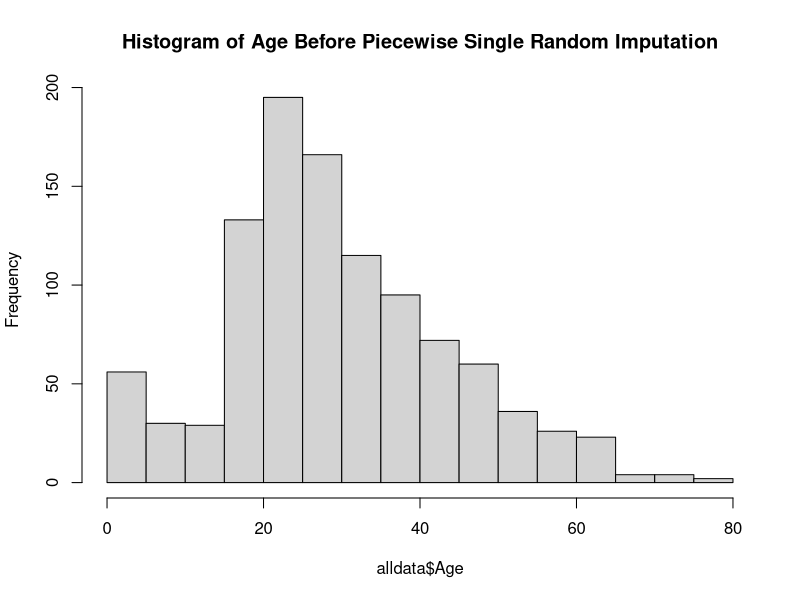
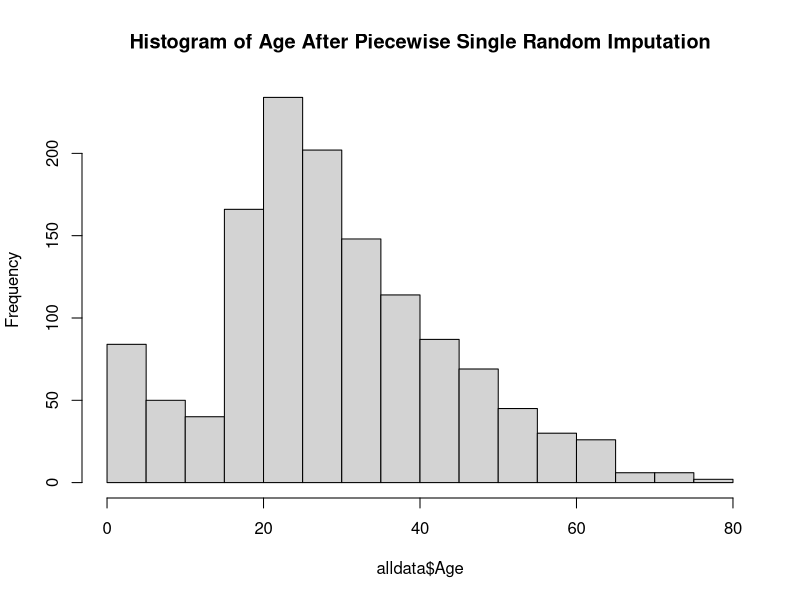

These charts were generated, in order, by the following R code: (Note: this script raises an error after producing the figures.)
#R code for chapter 9 of DSILT: Statistics

setwd("/home/dsilt/Desktop/dsilt-stats-code/01-05 and 09 Titanic Survival Prediction")

train <- read.csv("train_clean.csv", header=T)
test <- read.csv("test_clean.csv", header=T)
train$Set <- 'train'
test$Set <- 'test'
alldata <- rbind(train[,-which(colnames(train) %in% 'Survived')], test)

#-------------------------------------------------------------------------------------------------#
#-----------------------------------Final Feature Engineering-------------------------------------#
#-------------------------------------------------------------------------------------------------#

str(alldata)
head(alldata)

#Add calculated family size (siblings + spouse + parents + children + 1 for self)
alldata$Family_Size <- alldata$SibSp + alldata$Parch + 1

#Add simple binary variable to indicate whether a passenger had a family
alldata$Has_Family <- as.factor(ifelse(alldata$Family_Size > 1, 1, 0))

#Isolate titles from names
alldata$Name <- as.character(alldata$Name)
alldata$Title <- sapply(alldata$Name, FUN=function(x) {strsplit(x, split='[,.]')[[1]][2]})
#Remove the first space in the title
alldata$Title <- sub(' ', '', alldata$Title)

table(alldata$Title)

#Combine similar titles that mean the same thing
alldata$Title[alldata$Title %in% c('Dona', 'Jonkheer', 'Lady', 'Mlle', 'Mme', 'the Countess')] <- 'Mme'
alldata$Title[alldata$Title %in% c('Capt', 'Col', 'Don', 'Sir', 'Major')] <- 'Sir'
alldata$Title[alldata$Title %in% c('Miss', 'Ms')] <- 'Miss'
alldata$Title <- factor(alldata$Title)

alldata$Missing_Age <- ifelse(is.na(alldata$Age), 1, 0)

#Create distributions to sample from, and then perform piecewise single random imputation
age_dist_child <- alldata[!is.na(alldata$Age) & alldata$Age < 16, 'Age']
age_dist_adult <- alldata[!is.na(alldata$Age) & alldata$Age >= 16, 'Age']

hist(alldata$Age, main="Histogram of Age Before Piecewise Single Random Imputation")
alldata[is.na(alldata$Age) & alldata$Title %in% c('Master', 'Miss'), 'Age'] <- sapply(alldata[is.na(alldata$Age) & alldata$Title %in% c('Master', 'Miss'), 'Age'], FUN=function(x) {sample(age_dist_child, 1)})
alldata[is.na(alldata$Age), 'Age'] <- sapply(alldata[is.na(alldata$Age), 'Age'], FUN=function(x) {sample(age_dist_adult, 1)})
hist(alldata$Age, main="Histogram of Age After Piecewise Single Random Imputation")

#Child indicator
alldata$Is_Child <- ifelse(alldata$Age < 16, 1, 0)

#Dummy encode title - be sure to set fullRank=T to dummy encode instead of one-hot
library(caret)
dummies <- dummyVars( " ~ Title", data=alldata, fullRank=T)
dummyenc <- data.frame(predict(dummies, newdata=alldata))
alldata <- cbind(alldata, dummyenc)
colnames(alldata) <- gsub("[.]", "_", colnames(alldata))
rm('dummies', 'dummyenc')

#Remove the title column and one column from each group of the one-hot encoded column groups
alldata$Title <- NULL
alldata$Sex_female <- NULL
alldata$Embarked_C <- NULL
alldata$DeckA <- NULL

#Split back into training and test sets
train_clean_feats <- alldata[alldata$Set=='train',]
train_clean_feats$Set <- NULL
train_clean_feats$Survived <- train$Survived
test_clean_feats <- alldata[alldata$Set=='test',]
test_clean_feats$Set <- NULL
write.csv(train_clean_feats, file="train_clean_feats.csv", row.names=F)
write.csv(test_clean_feats, file="test_clean_feats.csv", row.names=F)

#-------------------------------------------------------------------------------------------------#
#--------------------------------------Logistic Regression----------------------------------------#
#-------------------------------------------------------------------------------------------------#

train <- read.csv("train_clean_feats.csv", header=T)
test <- read.csv("test_clean_feats.csv", header=T)
rm('train_clean_feats', 'test_clean_feats', 'age_dist_child', 'age_dist_adult')

######
#Testing assumptions

#Are all predictors quantitative or categorical with no more than 2 categories?
str(train)  #Oops!  Forgot to get rid of name
train$Name <- NULL
test$Name <- NULL
str(train)  #Yes - assumption met
str(test)   #Yes - assumption met

#Is there a linear relationship between the predictors and the logit?
#Cannot tell yet - need to build the model to get the observed vs predicted probabilities

#Is there multicollinearity among the predictors?
corm <- cor(train, use="pairwise.complete.obs")  
library(corrplot)
corrplot(corm, method="circle")    #Possible problems here

#Are the residuals homoskedastic?
#Cannot tell yet - need to build the model to get the residuals

#Are the residuals autocorrelated?
#Cannot tell yet - need to build the model to get the residuals

######
#Modeling

#Build logit model
logistic_reg <- glm(Survived ~ ., family=binomial(link='logit'), data=train)
summary(logistic_reg)

#Get rid of the highly correlated variables and try again
train <- train[,-which(colnames(train) %in% c('Fare', 'Family_Size', 'DeckZ', 
                                              'Title_Master', 'Title_Miss', 
                                              'Title_Mme', 'Title_Mr', 
                                              'Title_Mrs', 'Title_Rev', 
                                              'Title_Sir'))]
test <- test[,-which(colnames(test) %in% c('Fare', 'Family_Size', 'DeckZ', 
                                           'Title_Master', 'Title_Miss', 
                                           'Title_Mme', 'Title_Mr', 
                                           'Title_Mrs', 'Title_Rev', 
                                           'Title_Sir'))]
corm <- cor(train, use="pairwise.complete.obs")  
corrplot(corm, method="circle")
logistic_reg <- glm(Survived ~ ., family=binomial(link='logit'), data=train)
summary(logistic_reg)
#plot(logistic_reg)

anova(logistic_reg, test="Chisq")

#New model without insignificant predictors
new_logistic_reg <- glm(Survived ~ Pclass + Age + SibSp + Parch + Group_Size + 
                          Fare_Per_Person + Sex_male + DeckE + Ticket_Enc + 
                          Has_Family + Missing_Age + Is_Child, 
                        family=binomial(link='logit'), data=train)
summary(new_logistic_reg)
anova(new_logistic_reg, logistic_reg, test="Chisq")

#VIF test for multicollinearity
library(car)
vif(logistic_reg)

#DW test for autocorrelation - note this uses the car package
durbinWatsonTest(logistic_reg)

#Correlogram to look for significant lags in the residuals
acf(logistic_reg$residuals)

######
#Evaluating the model on new data

#Split training data into training and validation sets
set.seed(14)
train_indices <- createDataPartition(y=train$Survived, p=0.7, list=F)
train_new <- train[train_indices,]
validation <- train[-train_indices,]
logistic_reg <- glm(Survived ~ ., family=binomial(link='logit'), data=train_new)

#Make survival predictions for validation set
validation$Pred <- predict(logistic_reg, validation[,-21], type="response")
validation$Survived_Pred <- ifelse (validation$Pred >= 0.5, 1, 0)

#Evaluate the model using the log loss, AUC, and accuracy
library(MLmetrics)
LogLoss(validation$Survived_Pred, validation$Survived)
AUC(validation$Survived_Pred, validation$Survived)
Accuracy(validation$Survived_Pred, validation$Survived)
#View the confusion matrix with predicted values on the left
prop.table(table(validation$Survived_Pred, validation$Survived))
